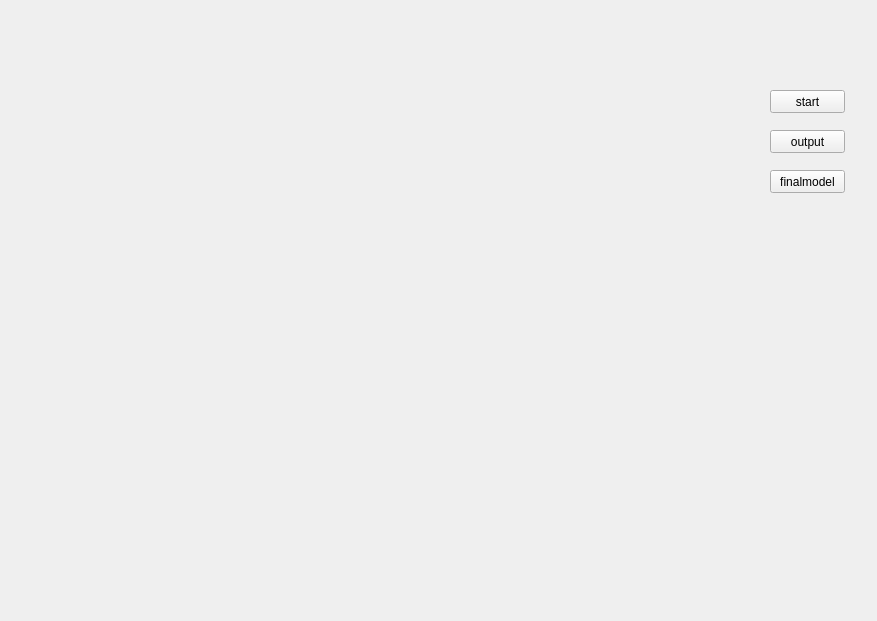
<?xml version="1.0" encoding="UTF-8"?>
<ui version="4.0">
 <class>lathe</class>
 <widget class="QWidget" name="lathe">
  <property name="geometry">
   <rect>
    <x>0</x>
    <y>0</y>
    <width>877</width>
    <height>621</height>
   </rect>
  </property>
  <property name="windowTitle">
   <string>lathe</string>
  </property>
  <widget class="QPushButton" name="startButton">
   <property name="geometry">
    <rect>
     <x>770</x>
     <y>90</y>
     <width>75</width>
     <height>23</height>
    </rect>
   </property>
   <property name="text">
    <string>start</string>
   </property>
  </widget>
  <widget class="QPushButton" name="outButton">
   <property name="geometry">
    <rect>
     <x>770</x>
     <y>130</y>
     <width>75</width>
     <height>23</height>
    </rect>
   </property>
   <property name="text">
    <string>output</string>
   </property>
  </widget>
  <widget class="QPushButton" name="finalButton">
   <property name="geometry">
    <rect>
     <x>770</x>
     <y>170</y>
     <width>75</width>
     <height>23</height>
    </rect>
   </property>
   <property name="text">
    <string>finalmodel</string>
   </property>
  </widget>
 </widget>
 <layoutdefault spacing="6" margin="11"/>
 <resources>
  <include location="lathe.qrc"/>
 </resources>
 <connections/>
</ui>
